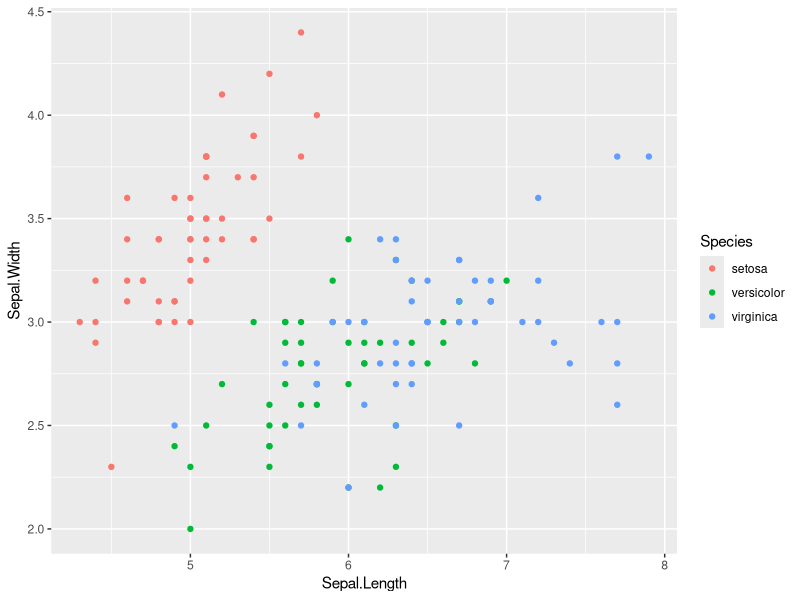
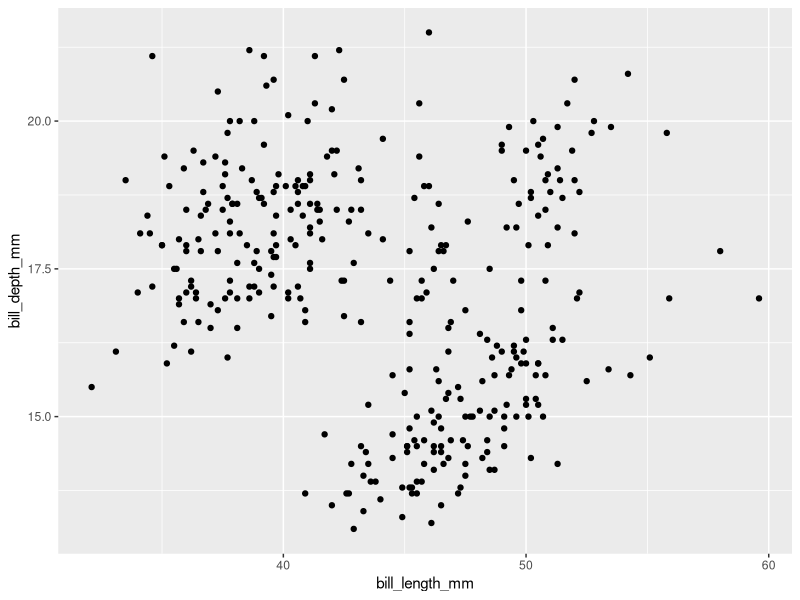
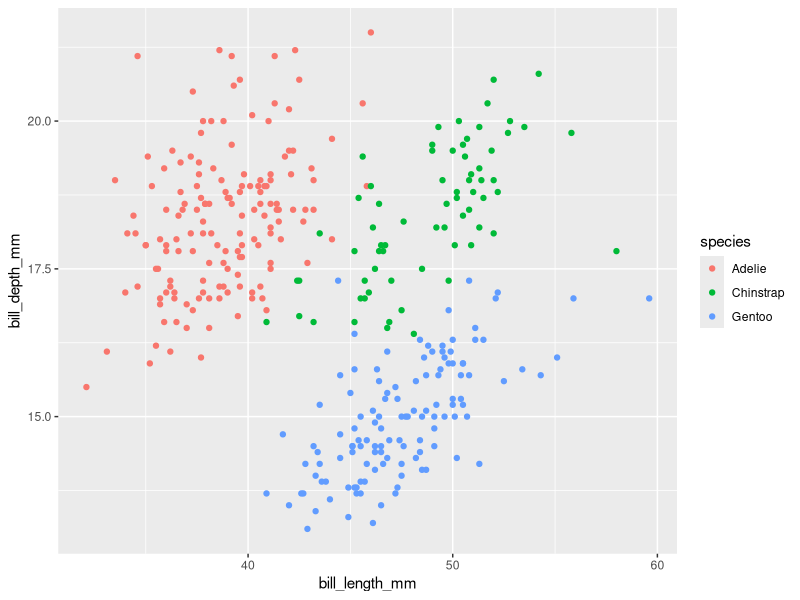
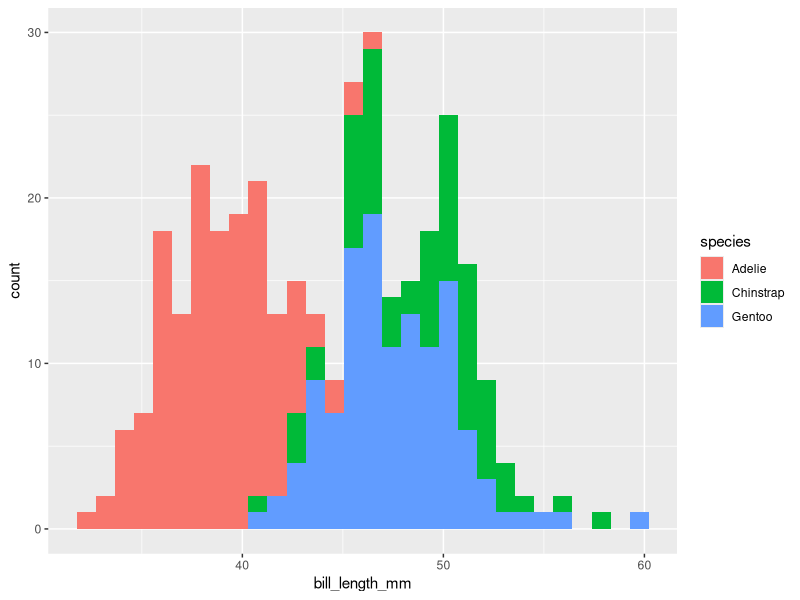
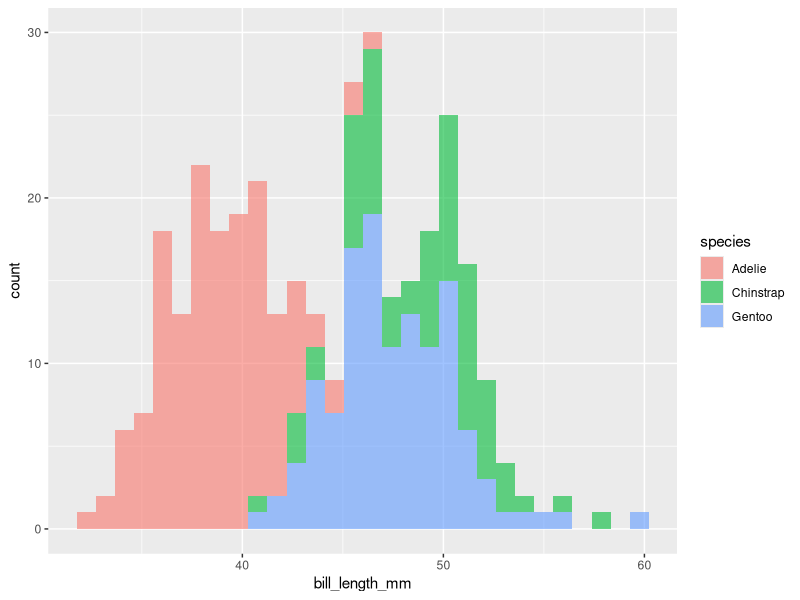
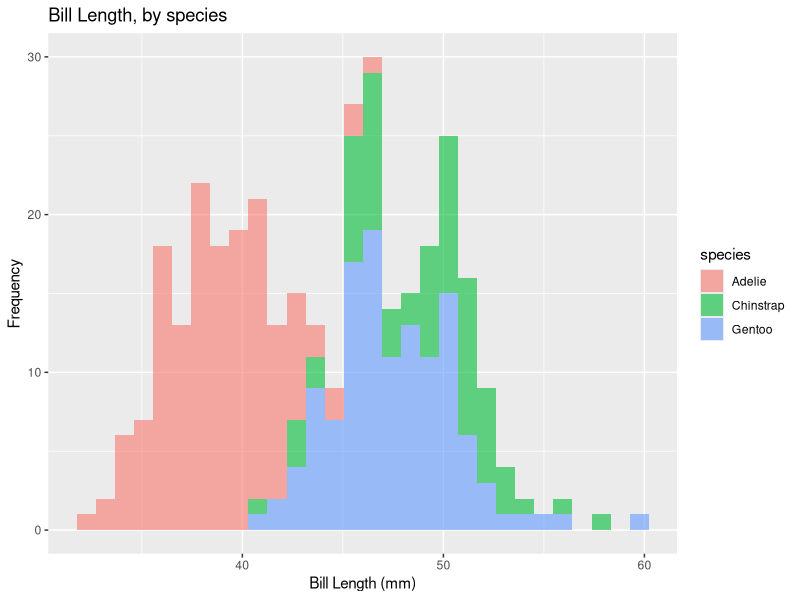

Source code (R) for these figures, in order:
## ---- chunk 1
options(htmltools.dir.version = FALSE)
knitr::opts_chunk$set(warning = FALSE, message = FALSE, 
  comment = NA, dpi = 300,
  fig.align = "center", out.width = "80%", cache = FALSE)
library(tidyverse)
library(palmerpenguins)

## ---- chunk 2
glimpse(penguins)
## ---- chunk 3
iris %>% ggplot(aes(x=Sepal.Length, y=Sepal.Width, color=Species)) + geom_point()
## ---- chunk 4
glimpse(penguins)
## ---- chunk 5
penguins %>% ggplot(
  mapping=aes(x=bill_length_mm, y=bill_depth_mm)
  ) + geom_point()
## ---- chunk 6
penguins %>% ggplot(
  mapping=aes(x=bill_length_mm, y=bill_depth_mm, color=species)
  ) + geom_point()
## ---- chunk 7
penguins %>% ggplot(
  mapping=aes(x=bill_length_mm, fill=species)
  ) + geom_histogram()
## ---- chunk 8
penguins %>% ggplot(
  mapping=aes(x=bill_length_mm, fill=species)
  ) + geom_histogram(alpha=0.6)
## ---- chunk 9
penguins %>% ggplot(
  mapping=aes(x=bill_length_mm, fill=species)
  ) + geom_histogram(alpha=0.6) +
  labs(x="Bill Length (mm)", y="Frequency") +
  ggtitle("Bill Length, by species")
